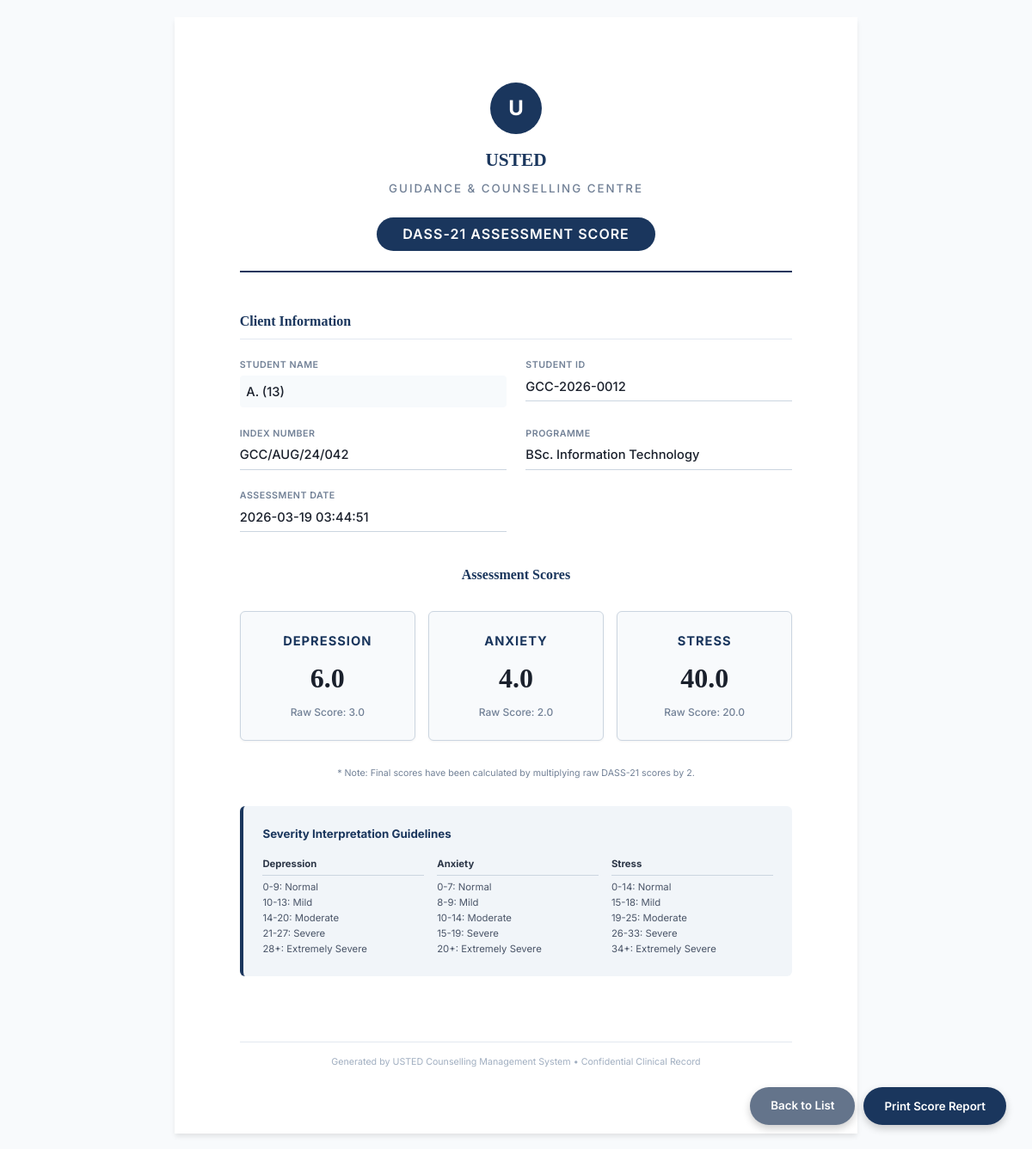
Screenshot of /print_dass21/4 (signed in) with the database file from the repository.
### tables this page shows
CREATE TABLE "Student" (
	"id"	INTEGER,
	"name"	TEXT NOT NULL UNIQUE,
	"age"	INTEGER,
	"gender"	INTEGER,
	"program"	TEXT,
	"contact"	TEXT,
	"created_at"	TIMESTAMP DEFAULT CURRENT_TIMESTAMP,
	"index_number"	TEXT,
	"department"	TEXT,
	"programme"	TEXT,
	"parent_contact"	INTEGER, faculty TEXT, hall_of_residence TEXT, updated_at TIMESTAMP, last_modified_by TEXT, is_deleted BOOLEAN DEFAULT 0, sync_status TEXT DEFAULT 'pending', global_id TEXT, case_number TEXT, email TEXT, last_synced_at TEXT,
	PRIMARY KEY("id")
);

CREATE TABLE DASS21 (
            id INTEGER PRIMARY KEY AUTOINCREMENT,
            student_id INTEGER,
            depression_score FLOAT,
            anxiety_score FLOAT,
            stress_score FLOAT,
            completion_date DATE,
            created_at TIMESTAMP DEFAULT CURRENT_TIMESTAMP, updated_at TIMESTAMP, last_modified_by TEXT, is_deleted BOOLEAN DEFAULT 0, sync_status TEXT DEFAULT 'pending', global_id TEXT, last_synced_at TEXT,
            FOREIGN KEY (student_id) REFERENCES Student(id)
        );

### app.py (the view)
@app.route('/print_dass21/<int:dass21_id>')
@login_required
def print_dass21(dass21_id):
    try:
        ensure_database_initialized()
        conn = get_db_connection()
        if conn is None:
            flash('Database connection failed. Please restart the application.', 'error')
            return redirect(url_for('dashboard'))
        dass21_record = None
        try:
            dass21_raw = conn.execute('''
                SELECT d.*, s.id as student_db_id, s.name as student_name,
                       s.index_number, s.programme, s.contact, s.department, s.case_number
                FROM DASS21 d
                LEFT JOIN Student s ON d.student_id = s.id
                WHERE d.id = ?
            ''', (dass21_id,)).fetchone()
            if dass21_raw:
                dass21_dict = dict(dass21_raw)
                dass21_dict['professional_id'] = dass21_dict.get('case_number') or (f"GCC-{datetime.now().year}-{dass21_dict.get('student_db_id', 0):04d}" if dass21_dict.get('student_db_id') else 'N/A')
                dass21_dict['final_depression'] = (
                    dass21_dict.get('depression_score', 0) or 0) * 2
                dass21_dict['final_anxiety'] = (
                    dass21_dict.get('anxiety_score', 0) or 0) * 2
                dass21_dict['final_stress'] = (
                    dass21_dict.get('stress_score', 0) or 0) * 2
                dass21_record = dass21_dict
        except Exception as e:
            print(f"[PRINT_DASS21] Error getting DASS-21 record: {e}")
            import traceback
            traceback.print_exc()
        finally:
            try:
                conn.close()
            except Exception:
                pass
        if not dass21_record:
            flash('DASS-21 record not found', 'error')
            return redirect(url_for('dass21_list'))
        return render_template('print_dass21.html', dass21=dass21_record)
    except Exception as e:
        print(f"[PRINT_DASS21] Unexpected error: {e}")
        import traceback
        traceback.print_exc()
        flash('Error loading DASS-21 record for printing.', 'error')
        return redirect(url_for('dass21_list'))

### app.py (called while the page is built, shortened)
def ensure_database_initialized():
    global _db_initialization_lock, _db_initialized
    if _db_initialized:
        return

@app.context_processor
def inject_now():
    ctx = {'now': datetime.utcnow()}
    try:
        from flask import session as _s
        if _s.get('logged_in'):
            _conn = get_db_connection()
            count = _conn.execute(
                """SELECT COUNT(*) FROM BookingRequest
                   WHERE status = 'Pending'"""
            ).fetchone()[0]
            _conn.close()
            ctx['latest_booking_count'] = count
    except Exception:
        ctx['latest_booking_count'] = 0
    return ctx

def login_required(f):
    @wraps(f)
    def decorated_function(*args, **kwargs):
        if 'logged_in' not in session:
            return redirect(url_for('welcome'))
        return f(*args, **kwargs)
    return decorated_function

@app.context_processor
def inject_node_info():
    return dict(node_config=node_config.load_config())

@app.context_processor
def inject_notifications():
    if not session.get('logged_in'):
        return {}
    try:
        user_id = session.get('user_id')
        conn = get_db_connection()
        notifs = conn.execute('''
            SELECT * FROM Notification
            WHERE user_id = ? AND is_read = 0
            ORDER BY created_at DESC LIMIT 5
        ''', (user_id,)).fetchall()
        unread_count = conn.execute('''
            SELECT COUNT(*) FROM Notification
            WHERE user_id = ? AND is_read = 0
        ''', (user_id,)).fetchone()[0]
        conn.close()
        return {'notifications': notifs, 'unread_count': unread_count}
    except:
        return {'notifications': [], 'unread_count': 0}

@app.context_processor
def inject_settings():
    try:
        conn = get_db_connection()
        settings_rows = conn.execute(
            "SELECT setting_name, setting_value FROM app_settings").fetchall()
        conn.close()
        settings = {row['setting_name']: row['setting_value']
                    for row in settings_rows}
        return {'settings': settings}
    except:
        return {'settings': {}}

### node_config.py (called while the page is built)
def get_config_path():
    try:
        if getattr(sys, 'frozen', False):
            base_path = os.path.dirname(sys.executable)
        else:
            base_path = os.path.dirname(os.path.abspath(__file__))
    except:
        base_path = os.path.dirname(os.path.abspath(__file__))
    return os.path.join(base_path, CONFIG_FILE)

### templates/print_dass21.html (shortened to what this page needs)
<!DOCTYPE html>
<html lang="en">
<head>
    <link href="/static/css/inter.css" rel="stylesheet">
</head>
<body>
    <div class="print-controls no-print">
        <a href="{{ url_for('dass21_list') }}" class="btn-action btn-back">Back to List</a>
        <button onclick="window.print()" class="btn-action btn-print">Print Score Report</button>
    </div>
    <div class="page-container">
        <div class="header">
            <div class="header-logo-placeholder">U</div>
            <h1>USTED</h1>
            <h2>Guidance & Counselling Centre</h2>
            <div class="doc-title">DASS-21 Assessment Score</div>
        </div>
        <div class="section-title">Client Information</div>
        <div class="grid-2">
            <div>
                <span class="field-label">Student Name</span>
                <div class="field-value highlight">{{ dass21.student_name or 'N/A' }}</div>
            </div>
            <div>
                <span class="field-label">Student ID</span>
                <div class="field-value">{{ dass21.professional_id or 'N/A' }}</div>
            </div>
            <div>
                <span class="field-label">Index Number</span>
                <div class="field-value">{{ dass21.index_number or 'N/A' }}</div>
            </div>
            <div>
                <span class="field-label">Programme</span>
                <div class="field-value">{{ dass21.programme or 'N/A' }}</div>
            </div>
             <div>
                <span class="field-label">Assessment Date</span>
                <div class="field-value">{{ dass21.created_at.split('.')[0] if dass21.created_at else 'N/A' }}</div>
            </div>
        </div>
        <div class="section-title" style="text-align: center; border-bottom: none; margin-top: 10mm;">Assessment Scores</div>
        <div class="scores-grid">
            <div class="score-card">
                <h3>Depression</h3>
                <div class="score-value">{{ "%.1f"|format(dass21.final_depression) }}</div>
                <div class="score-label">Raw Score: {{ dass21.depression_score or '0' }}</div>
            </div>
            <div class="score-card">
                <h3>Anxiety</h3>
                <div class="score-value">{{ "%.1f"|format(dass21.final_anxiety) }}</div>
                <div class="score-label">Raw Score: {{ dass21.anxiety_score or '0' }}</div>
            </div>
            <div class="score-card">
                <h3>Stress</h3>
                <div class="score-value">{{ "%.1f"|format(dass21.final_stress) }}</div>
                <div class="score-label">Raw Score: {{ dass21.stress_score or '0' }}</div>
            </div>
        </div>
        <div style="text-align: center; font-size: 8pt; color: #718096; margin-bottom: 8mm;">
            * Note: Final scores have been calculated by multiplying raw DASS-21 scores by 2.
        </div>
        <div class="severity-info">
            <h4>Severity Interpretation Guidelines</h4>
            <div class="severity-grid">
                <div>
                    <strong>Depression</strong>
                    0-9: Normal<br>
                    10-13: Mild<br>
                    14-20: Moderate<br>
                    21-27: Severe<br>
                    28+: Extremely Severe
                </div>
                <div>
                    <strong>Anxiety</strong>
                    0-7: Normal<br>
                    8-9: Mild<br>
                    10-14: Moderate<br>
                    15-19: Severe<br>
                    20+: Extremely Severe
                </div>
                <div>
                    <strong>Stress</strong>
                    0-14: Normal<br>
                    15-18: Mild<br>
                    19-25: Moderate<br>
                    26-33: Severe<br>
                    34+: Extremely Severe
                </div>
            </div>
        </div>
        <div style="text-align: center; margin-top: 20mm; font-size: 8pt; color: #a0aec0; border-top: 1px solid #e2e8f0; padding-top: 4mm;">
            Generated by USTED Counselling Management System • Confidential Clinical Record
        </div>
    </div>
</body>
</html>

### templates/print_dass21.html (style rules this page uses)
:root { --primary-color: #1a365d; --text-color: #2d3748; --border-color: #e2e8f0; }
* { margin: 0; padding: 0; box-sizing: border-box; }
body { font-family: 'Inter', sans-serif; font-size: 10pt; line-height: 1.5; color: var(--text-color); background: #f8fafc; width: 210mm; min-height: 297mm; margin: 20px auto; }
.page-container { background: white; padding: 20mm; width: 210mm; min-height: 297mm; margin: 0 auto; box-shadow: 0 4px 6px -1px rgba(0, 0, 0, 0.1); }
.header { text-align: center; margin-bottom: 12mm; border-bottom: 2px solid var(--primary-color); padding-bottom: 6mm; }
.header-logo-placeholder { width: 60px; height: 60px; background: var(--primary-color); border-radius: 50%; margin: 0 auto 4mm; display: flex; align-items: center; justify-content: center; color: white; font-weight: bold; font-size: 24px; }
.header h1 { font-family: 'Playfair Display', serif; font-size: 16pt; font-weight: 700; margin-bottom: 2mm; color: var(--primary-color); }
.header h2 { font-family: 'Inter', sans-serif; font-size: 10pt; font-weight: 500; text-transform: uppercase; letter-spacing: 2px; color: #718096; margin-bottom: 4mm; }
.doc-title { background: var(--primary-color); color: white; display: inline-block; padding: 2mm 8mm; border-radius: 50px; font-size: 12pt; font-weight: 600; text-transform: uppercase; letter-spacing: 1px; margin-top: 2mm; }
.section-title { font-family: 'Playfair Display', serif; font-size: 12pt; font-weight: 700; color: var(--primary-color); border-bottom: 1px solid var(--border-color); padding-bottom: 2mm; margin-bottom: 6mm; margin-top: 6mm; }
.grid-2 { display: grid; grid-template-columns: 1fr 1fr; gap: 6mm; margin-bottom: 6mm; }
.field-label { display: block; font-size: 8pt; text-transform: uppercase; letter-spacing: 0.5px; color: #718096; margin-bottom: 1mm; font-weight: 600; }
.field-value { border-bottom: 1px solid #cbd5e0; min-height: 8mm; display: flex; align-items: center; font-size: 11pt; color: #1a202c; padding-bottom: 1mm; font-weight: 500; }
.field-value.highlight { background-color: #f7fafc; border-bottom: none; padding: 2mm; border-radius: 4px; }
.scores-grid { display: grid; grid-template-columns: repeat(3, 1fr); gap: 4mm; margin: 4mm 0 8mm; }
.score-card { background: #f8fafc; padding: 6mm; border-radius: 6px; text-align: center; border: 1px solid #cbd5e0; box-shadow: 0 1px 3px rgba(0,0,0,0.05); }
.score-card h3 { margin: 0 0 2mm 0; font-size: 11pt; color: var(--primary-color); text-transform: uppercase; letter-spacing: 1px; }
.score-value { font-size: 24pt; font-weight: 700; color: #1a202c; margin: 2mm 0; font-family: 'Playfair Display', serif; }
.score-label { font-size: 9pt; color: #718096; font-weight: 500; }
.severity-info { margin-top: 8mm; padding: 6mm; background: #f1f5f9; border-radius: 6px; border-left: 4px solid var(--primary-color); }
.severity-info h4 { margin-top: 0; margin-bottom: 4mm; font-size: 10pt; color: var(--primary-color); }
.severity-grid { display: grid; grid-template-columns: repeat(3, 1fr); gap: 4mm; font-size: 8.5pt; color: #4a5568; line-height: 1.6; }
.severity-grid strong { color: #2d3748; display: block; margin-bottom: 1mm; border-bottom: 1px solid #cbd5e0; padding-bottom: 1mm; }
@media screen { .print-controls { position: fixed; bottom: 30px; right: 30px; display: flex; gap: 10px; z-index: 100; } }
@media screen { .btn-action { padding: 12px 24px; border-radius: 50px; border: none; font-weight: 600; cursor: pointer; color: white; box-shadow: 0 4px 10px rgba(0,0,0,0.2); transition: transform 0.2s; font-family: 'Inter', sans-serif; } }
@media screen { .btn-print { background: var(--primary-color); } }
@media screen { .btn-back { background: #64748b; text-decoration: none; } }

### rows the page displays
Student: name "A. (13)", case_number "GCC-2026-0012", index_number "GCC/AUG/24/042", programme "BSc. Information Technology"
DASS21: created_at "2026-03-19 03:44:51", depression_score "3.0", anxiety_score "2.0", stress_score "20.0"

### other values shown
{{ "%.1f"|format(dass21.final_depression) }} "6.0"
{{ "%.1f"|format(dass21.final_anxiety) }} "4.0"
{{ "%.1f"|format(dass21.final_stress) }} "40.0"
